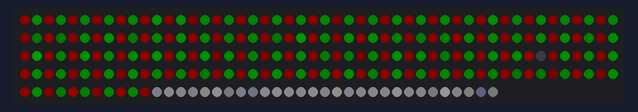
Bench run of a sketch on a simulated Arduino Uno, built with avr-gcc and run on an emulated ATmega328P. On the bench: 240 RGB LEDs in strip order, left to right, continuing on the next row. Dim RGB values are drawn brighter than linear; random numbers use the default seed unless the sketch sets one.

Above: at 3.18 s.

The sketch:

xmas-leds-2014.ino
```cpp
#include<FastLED.h>

// Based on FastLED example NoisePlayground

#define NUM_LEDS 240

// The 32bit version of our coordinates
static uint16_t x;
static uint16_t y;
static uint16_t z;

// The leds
CRGB leds[NUM_LEDS];

uint16_t speed = 4;

// uint16_t scale = 1; // mostly just solid colors
// uint16_t scale = 4011; // very zoomed out and shimmery
uint16_t scale = 3311;

// This is the array that we keep our computed noise values in
uint8_t noise[NUM_LEDS];

void setup() {
  delay(3000);
  LEDS.addLeds<WS2811,6,RGB>(leds,NUM_LEDS);
  LEDS.setBrightness(36);

  // Initialize our coordinates to some random values
  x = random16();
  y = random16();
  z = random16();
}

// Fill the x/y array of 8-bit noise values using the inoise8 function.
void fillnoise8() {
  for(int i = 0; i < NUM_LEDS; i++) {
    int ioffset = scale * i;
    noise[i] = inoise8(x + ioffset,y + ioffset,z);
  }
  z += speed;
}


void loop() {
  fillnoise8();
  for(int i = 0; i < NUM_LEDS; i++) {
    if(i > 210) {
      leds[i] = CHSV(HUE_BLUE,5,noise[i]);
    } else {
      if(i%2 == 0) {
        leds[i] = CHSV(HUE_RED,255,noise[i]);
      } else {
        leds[i] = CHSV(HUE_GREEN,255,noise[i]);
      }
    }
  }

  LEDS.show();
}
```
